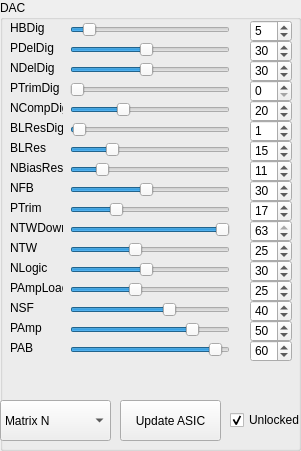
     <widget class="QGroupBox" name="groupBox_5">
      <property name="geometry">
       <rect>
        <x>10</x>
        <y>70</y>
        <width>301</width>
        <height>451</height>
       </rect>
      </property>
      <property name="title">
       <string>DAC</string>
      </property>
      <widget class="QLabel" name="label_21">
       <property name="geometry">
        <rect>
         <x>10</x>
         <y>340</y>
         <width>53</width>
         <height>16</height>
        </rect>
       </property>
       <property name="text">
        <string>PAB</string>
       </property>
      </widget>
      <widget class="QSlider" name="Slider_PTrimDig">
       <property name="geometry">
        <rect>
         <x>70</x>
         <y>80</y>
         <width>160</width>
         <height>19</height>
        </rect>
       </property>
       <property name="maximum">
        <number>63</number>
       </property>
       <property name="value">
        <number>0</number>
       </property>
       <property name="orientation">
        <enum>Qt::Horizontal</enum>
       </property>
      </widget>
      <widget class="QLabel" name="label_18">
       <property name="geometry">
        <rect>
         <x>10</x>
         <y>240</y>
         <width>53</width>
         <height>16</height>
        </rect>
       </property>
       <property name="text">
        <string>NTW</string>
       </property>
      </widget>
      <widget class="QLabel" name="label_13">
       <property name="geometry">
        <rect>
         <x>10</x>
         <y>260</y>
         <width>53</width>
         <height>16</height>
        </rect>
       </property>
       <property name="text">
        <string>NLogic</string>
       </property>
      </widget>
      <widget class="QSpinBox" name="spinBox_PDelDig">
       <property name="geometry">
        <rect>
         <x>250</x>
         <y>40</y>
         <width>42</width>
         <height>22</height>
        </rect>
       </property>
       <property name="maximum">
        <number>63</number>
       </property>
       <property name="value">
        <number>30</number>
       </property>
      </widget>
      <widget class="QSlider" name="Slider_NDelDig">
       <property name="geometry">
        <rect>
         <x>70</x>
         <y>60</y>
         <width>160</width>
         <height>19</height>
        </rect>
       </property>
       <property name="maximum">
        <number>63</number>
       </property>
       <property name="value">
        <number>30</number>
       </property>
       <property name="orientation">
        <enum>Qt::Horizontal</enum>
       </property>
      </widget>
      <widget class="QSpinBox" name="spinBox_NTWDown">
       <property name="geometry">
        <rect>
         <x>250</x>
         <y>220</y>
         <width>42</width>
         <height>22</height>
        </rect>
       </property>
       <property name="maximum">
        <number>63</number>
       </property>
       <property name="value">
        <number>63</number>
       </property>
      </widget>
      <widget class="QLabel" name="label_2">
       <property name="geometry">
        <rect>
         <x>10</x>
         <y>40</y>
         <width>53</width>
         <height>16</height>
        </rect>
       </property>
       <property name="text">
        <string>PDelDig</string>
       </property>
      </widget>
      <widget class="QSpinBox" name="spinBox_PTrimDig">
       <property name="geometry">
        <rect>
         <x>250</x>
         <y>80</y>
         <width>42</width>
         <height>22</height>
        </rect>
       </property>
       <property name="maximum">
        <number>63</number>
       </property>
       <property name="value">
        <number>0</number>
       </property>
      </widget>
      <widget class="QLabel" name="label_16">
       <property name="geometry">
        <rect>
         <x>10</x>
         <y>280</y>
         <width>53</width>
         <height>16</height>
        </rect>
       </property>
       <property name="text">
        <string>PAmpLoad</string>
       </property>
      </widget>
      <widget class="QSpinBox" name="spinBox_HBDig">
       <property name="geometry">
        <rect>
         <x>250</x>
         <y>20</y>
         <width>42</width>
         <height>22</height>
        </rect>
       </property>
       <property name="maximum">
        <number>63</number>
       </property>
       <property name="value">
        <number>5</number>
       </property>
      </widget>
      <widget class="QSpinBox" name="spinBox_NTW">
       <property name="geometry">
        <rect>
         <x>250</x>
         <y>240</y>
         <width>42</width>
         <height>22</height>
        </rect>
       </property>
       <property name="maximum">
        <number>63</number>
       </property>
       <property name="value">
        <number>25</number>
       </property>
      </widget>
      <widget class="QSpinBox" name="spinBox_NDelDig">
       <property name="geometry">
        <rect>
         <x>250</x>
         <y>60</y>
         <width>42</width>
         <height>22</height>
        </rect>
       </property>
       <property name="maximum">
        <number>63</number>
       </property>
       <property name="value">
        <number>30</number>
       </property>
      </widget>
      <widget class="QSlider" name="Slider_HBDig">
       <property name="geometry">
        <rect>
         <x>70</x>
         <y>20</y>
         <width>160</width>
         <height>19</height>
        </rect>
       </property>
       <property name="maximum">
        <number>63</number>
       </property>
       <property name="value">
        <number>5</number>
       </property>
       <property name="orientation">
        <enum>Qt::Horizontal</enum>
       </property>
      </widget>
      <widget class="QSlider" name="Slider_NTWDown">
       <property name="geometry">
        <rect>
         <x>70</x>
         <y>220</y>
         <width>160</width>
         <height>19</height>
        </rect>
       </property>
       <property name="maximum">
        <number>63</number>
       </property>
       <property name="value">
        <number>63</number>
       </property>
       <property name="orientation">
        <enum>Qt::Horizontal</enum>
       </property>
      </widget>
      <widget class="QLabel" name="label_15">
       <property name="geometry">
        <rect>
         <x>10</x>
         <y>180</y>
         <width>53</width>
         <height>16</height>
        </rect>
       </property>
       <property name="text">
        <string>NFB</string>
       </property>
      </widget>
      <widget class="QLabel" name="label_4">
       <property name="geometry">
        <rect>
         <x>10</x>
         <y>80</y>
         <width>53</width>
         <height>16</height>
        </rect>
       </property>
       <property name="text">
        <string>PTrimDig</string>
       </property>
      </widget>
      <widget class="QSlider" name="Slider_PDelDig">
       <property name="geometry">
        <rect>
         <x>70</x>
         <y>40</y>
         <width>160</width>
         <height>19</height>
        </rect>
       </property>
       <property name="maximum">
        <number>63</number>
       </property>
       <property name="value">
        <number>30</number>
       </property>
       <property name="orientation">
        <enum>Qt::Horizontal</enum>
       </property>
      </widget>
      <widget class="QSlider" name="Slider_BLRes">
       <property name="geometry">
        <rect>
         <x>70</x>
         <y>140</y>
         <width>160</width>
         <height>19</height>
        </rect>
       </property>
       <property name="maximum">
        <number>63</number>
       </property>
       <property name="value">
        <number>15</number>
       </property>
       <property name="orientation">
        <enum>Qt::Horizontal</enum>
       </property>
      </widget>
      <widget class="QLabel" name="label_20">
       <property name="geometry">
        <rect>
         <x>10</x>
         <y>220</y>
         <width>53</width>
         <height>16</height>
        </rect>
       </property>
       <property name="text">
        <string>NTWDown</string>
       </property>
      </widget>
      <widget class="QSlider" name="Slider_PAB">
       <property name="geometry">
        <rect>
         <x>70</x>
         <y>340</y>
         <width>160</width>
         <height>19</height>
        </rect>
       </property>
       <property name="maximum">
        <number>63</number>
       </property>
       <property name="value">
        <number>60</number>
       </property>
       <property name="orientation">
        <enum>Qt::Horizontal</enum>
       </property>
      </widget>
      <widget class="QLabel" name="label_17">
       <property name="geometry">
        <rect>
         <x>10</x>
         <y>200</y>
         <width>53</width>
         <height>16</height>
        </rect>
       </property>
       <property name="text">
        <string>PTrim</string>
       </property>
      </widget>
      <widget class="QLabel" name="label_19">
       <property name="geometry">
        <rect>
         <x>10</x>
         <y>300</y>
         <width>53</width>
         <height>16</height>
        </rect>
       </property>
       <property name="text">
        <string>NSF</string>
       </property>
      </widget>
      <widget class="QSlider" name="Slider_NBiasRes">
       <property name="geometry">
        <rect>
         <x>70</x>
         <y>160</y>
         <width>160</width>
         <height>19</height>
        </rect>
       </property>
       <property name="maximum">
        <number>63</number>
       </property>
       <property name="value">
        <number>11</number>
       </property>
       <property name="orientation">
        <enum>Qt::Horizontal</enum>
       </property>
      </widget>
      <widget class="QLabel" name="label_8">
       <property name="geometry">
        <rect>
         <x>10</x>
         <y>160</y>
         <width>53</width>
         <height>16</height>
        </rect>
       </property>
       <property name="text">
        <string>NBiasRes</string>
       </property>
      </widget>
      <widget class="QSlider" name="Slider_NTW">
       <property name="geometry">
        <rect>
         <x>70</x>
         <y>240</y>
         <width>160</width>
         <height>19</height>
        </rect>
       </property>
       <property name="maximum">
        <number>63</number>
       </property>
       <property name="value">
        <number>25</number>
       </property>
       <property name="orientation">
        <enum>Qt::Horizontal</enum>
       </property>
      </widget>
      <widget class="QLabel" name="label_3">
       <property name="geometry">
        <rect>
         <x>10</x>
         <y>60</y>
         <width>53</width>
         <height>16</height>
        </rect>
       </property>
       <property name="text">
        <string>NDelDig</string>
       </property>
      </widget>
      <widget class="QLabel" name="label_7">
       <property name="geometry">
        <rect>
         <x>10</x>
         <y>140</y>
         <width>53</width>
         <height>16</height>
        </rect>
       </property>
       <property name="text">
        <string>BLRes</string>
       </property>
      </widget>
      <widget class="QSlider" name="Slider_BLResDig">
       <property name="geometry">
        <rect>
         <x>70</x>
         <y>120</y>
         <width>160</width>
         <height>19</height>
        </rect>
       </property>
       <property name="maximum">
        <number>63</number>
       </property>
       <property name="value">
        <number>1</number>
       </property>
       <property name="orientation">
        <enum>Qt::Horizontal</enum>
       </property>
      </widget>
      <widget class="QLabel" name="label_6">
       <property name="geometry">
        <rect>
         <x>10</x>
         <y>120</y>
         <width>53</width>
         <height>16</height>
        </rect>
       </property>
       <property name="text">
        <string>BLResDig</string>
       </property>
      </widget>
      <widget class="QSlider" name="Slider_NLogic">
       <property name="geometry">
        <rect>
         <x>70</x>
         <y>260</y>
         <width>160</width>
         <height>19</height>
        </rect>
       </property>
       <property name="maximum">
        <number>63</number>
       </property>
       <property name="value">
        <number>30</number>
       </property>
       <property name="orientation">
        <enum>Qt::Horizontal</enum>
       </property>
      </widget>
      <widget class="QSpinBox" name="spinBox_PAmp">
       <property name="geometry">
        <rect>
         <x>250</x>
         <y>320</y>
         <width>42</width>
         <height>22</height>
        </rect>
       </property>
       <property name="maximum">
        <number>63</number>
       </property>
       <property name="value">
        <number>50</number>
       </property>
      </widget>
      <widget class="QSlider" name="Slider_PAmpLoad">
       <property name="geometry">
        <rect>
         <x>70</x>
         <y>280</y>
         <width>160</width>
         <height>19</height>
        </rect>
       </property>
       <property name="maximum">
        <number>63</number>
       </property>
       <property name="value">
        <number>25</number>
       </property>
       <property name="orientation">
        <enum>Qt::Horizontal</enum>
       </property>
      </widget>
      <widget class="QSpinBox" name="spinBox_NCompDig">
       <property name="geometry">
        <rect>
         <x>250</x>
         <y>100</y>
         <width>42</width>
         <height>22</height>
        </rect>
       </property>
       <property name="maximum">
        <number>63</number>
       </property>
       <property name="value">
        <number>20</number>
       </property>
      </widget>
      <widget class="QSpinBox" name="spinBox_BLRes">
       <property name="geometry">
        <rect>
         <x>250</x>
         <y>140</y>
         <width>42</width>
         <height>22</height>
        </rect>
       </property>
       <property name="maximum">
        <number>63</number>
       </property>
       <property name="value">
        <number>15</number>
       </property>
      </widget>
      <widget class="QSpinBox" name="spinBox_NFB">
       <property name="geometry">
        <rect>
         <x>250</x>
         <y>180</y>
         <width>42</width>
         <height>22</height>
        </rect>
       </property>
       <property name="maximum">
        <number>63</number>
       </property>
       <property name="value">
        <number>30</number>
       </property>
      </widget>
      <widget class="QSpinBox" name="spinBox_NSF">
       <property name="geometry">
        <rect>
         <x>250</x>
         <y>300</y>
         <width>42</width>
         <height>22</height>
        </rect>
       </property>
       <property name="maximum">
        <number>63</number>
       </property>
       <property name="value">
        <number>40</number>
       </property>
      </widget>
      <widget class="QLabel" name="label">
       <property name="geometry">
        <rect>
         <x>10</x>
         <y>20</y>
         <width>53</width>
         <height>16</height>
        </rect>
       </property>
       <property name="text">
        <string>HBDig</string>
       </property>
      </widget>
      <widget class="QSlider" name="Slider_PAmp">
       <property name="geometry">
        <rect>
         <x>70</x>
         <y>320</y>
         <width>160</width>
         <height>19</height>
        </rect>
       </property>
       <property name="maximum">
        <number>63</number>
       </property>
       <property name="value">
        <number>50</number>
       </property>
       <property name="orientation">
        <enum>Qt::Horizontal</enum>
       </property>
      </widget>
      <widget class="QSpinBox" name="spinBox_NBiasRes">
       <property name="geometry">
        <rect>
         <x>250</x>
         <y>160</y>
         <width>42</width>
         <height>22</height>
        </rect>
       </property>
       <property name="maximum">
        <number>63</number>
       </property>
       <property name="value">
        <number>11</number>
       </property>
      </widget>
      <widget class="QSlider" name="Slider_NFB">
       <property name="geometry">
        <rect>
         <x>70</x>
         <y>180</y>
         <width>160</width>
         <height>19</height>
        </rect>
       </property>
       <property name="maximum">
        <number>63</number>
       </property>
       <property name="value">
        <number>30</number>
       </property>
       <property name="orientation">
        <enum>Qt::Horizontal</enum>
       </property>
      </widget>
      <widget class="QSlider" name="Slider_NCompDig">
       <property name="geometry">
        <rect>
         <x>70</x>
         <y>100</y>
         <width>160</width>
         <height>19</height>
        </rect>
       </property>
       <property name="maximum">
        <number>63</number>
       </property>
       <property name="value">
        <number>20</number>
       </property>
       <property name="orientation">
        <enum>Qt::Horizontal</enum>
       </property>
      </widget>
      <widget class="QSpinBox" name="spinBox_NLogic">
       <property name="geometry">
        <rect>
         <x>250</x>
         <y>260</y>
         <width>42</width>
         <height>22</height>
        </rect>
       </property>
       <property name="maximum">
        <number>63</number>
       </property>
       <property name="value">
        <number>30</number>
       </property>
      </widget>
      <widget class="QLabel" name="label_5">
       <property name="geometry">
        <rect>
         <x>10</x>
         <y>100</y>
         <width>53</width>
         <height>16</height>
        </rect>
       </property>
       <property name="text">
        <string>NCompDig</string>
       </property>
      </widget>
      <widget class="QSlider" name="Slider_PTrim">
       <property name="geometry">
        <rect>
         <x>70</x>
         <y>200</y>
         <width>160</width>
         <height>19</height>
        </rect>
       </property>
       <property name="maximum">
        <number>63</number>
       </property>
       <property name="value">
        <number>17</number>
       </property>
       <property name="orientation">
        <enum>Qt::Horizontal</enum>
       </property>
      </widget>
      <widget class="QLabel" name="label_14">
       <property name="geometry">
        <rect>
         <x>10</x>
         <y>320</y>
         <width>53</width>
         <height>16</height>
        </rect>
       </property>
       <property name="text">
        <string>PAmp</string>
       </property>
      </widget>
      <widget class="QSpinBox" name="spinBox_PAmpLoad">
       <property name="geometry">
        <rect>
         <x>250</x>
         <y>280</y>
         <width>42</width>
         <height>22</height>
        </rect>
       </property>
       <property name="maximum">
        <number>63</number>
       </property>
       <property name="value">
        <number>25</number>
       </property>
      </widget>
      <widget class="QSpinBox" name="spinBox_PAB">
       <property name="geometry">
        <rect>
         <x>250</x>
         <y>340</y>
         <width>42</width>
         <height>22</height>
        </rect>
       </property>
       <property name="maximum">
        <number>63</number>
       </property>
       <property name="value">
        <number>60</number>
       </property>
      </widget>
      <widget class="QSpinBox" name="spinBox_PTrim">
       <property name="geometry">
        <rect>
         <x>250</x>
         <y>200</y>
         <width>42</width>
         <height>22</height>
        </rect>
       </property>
       <property name="maximum">
        <number>63</number>
       </property>
       <property name="value">
        <number>17</number>
       </property>
      </widget>
      <widget class="QSlider" name="Slider_NSF">
       <property name="geometry">
        <rect>
         <x>70</x>
         <y>300</y>
         <width>160</width>
         <height>19</height>
        </rect>
       </property>
       <property name="maximum">
        <number>63</number>
       </property>
       <property name="value">
        <number>40</number>
       </property>
       <property name="orientation">
        <enum>Qt::Horizontal</enum>
       </property>
      </widget>
      <widget class="QSpinBox" name="spinBox_BLResDig">
       <property name="geometry">
        <rect>
         <x>250</x>
         <y>120</y>
         <width>42</width>
         <height>22</height>
        </rect>
       </property>
       <property name="maximum">
        <number>63</number>
       </property>
       <property name="value">
        <number>1</number>
       </property>
      </widget>
      <widget class="QCheckBox" name="IsUnlocked">
       <property name="geometry">
        <rect>
         <x>230</x>
         <y>410</y>
         <width>71</width>
         <height>20</height>
        </rect>
       </property>
       <property name="text">
        <string>Unlocked</string>
       </property>
       <property name="checked">
        <bool>true</bool>
       </property>
      </widget>
      <widget class="QPushButton" name="Update">
       <property name="geometry">
        <rect>
         <x>120</x>
         <y>400</y>
         <width>101</width>
         <height>41</height>
        </rect>
       </property>
       <property name="text">
        <string>Update ASIC</string>
       </property>
      </widget>
      <widget class="QComboBox" name="MatrixSelect">
       <property name="geometry">
        <rect>
         <x>0</x>
         <y>400</y>
         <width>111</width>
         <height>41</height>
        </rect>
       </property>
       <property name="editable">
        <bool>false</bool>
       </property>
       <property name="currentIndex">
        <number>0</number>
       </property>
       <property name="modelColumn">
        <number>0</number>
       </property>
       <item>
        <property name="text">
         <string>Matrix N</string>
        </property>
       </item>
       <item>
        <property name="text">
         <string>Matrix A</string>
        </property>
       </item>
       <item>
        <property name="text">
         <string>Matrix B</string>
        </property>
       </item>
       <item>
        <property name="text">
         <string>Matrix _</string>
        </property>
       </item>
      </widget>
     </widget>
